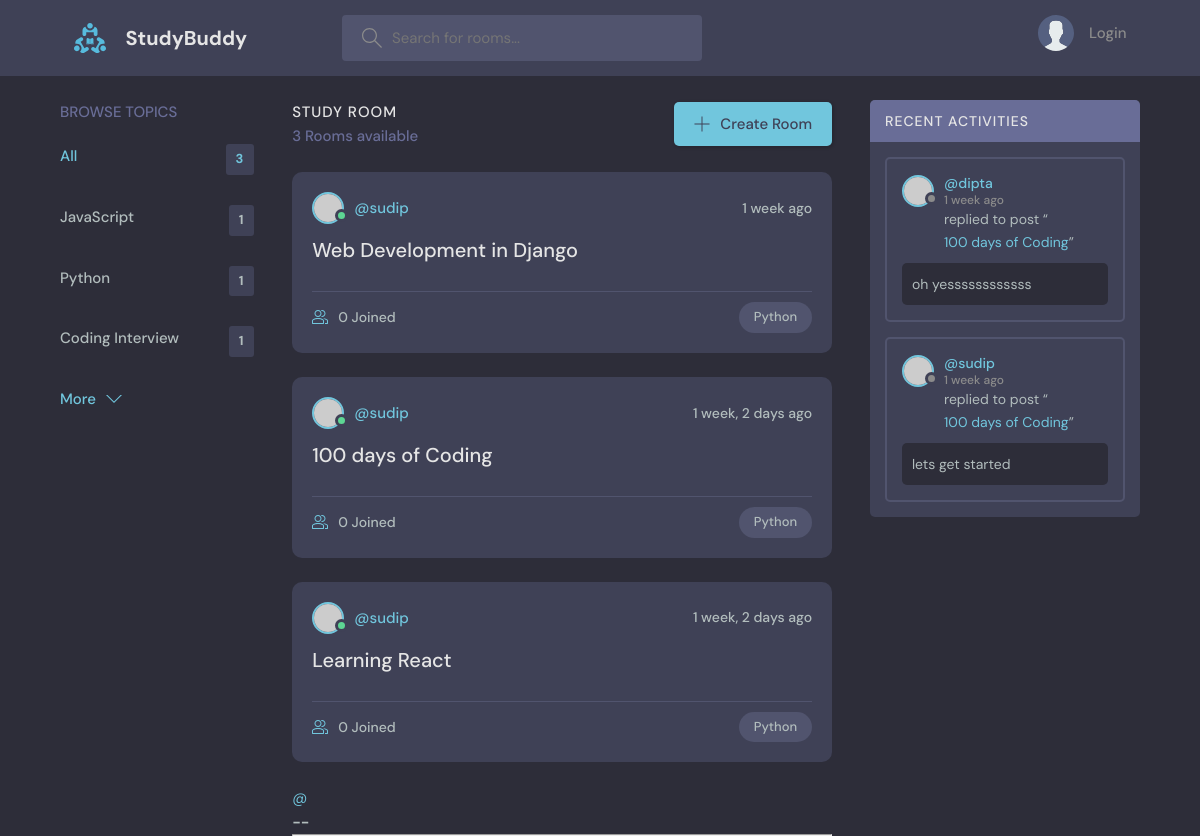
The app's page /, older data.
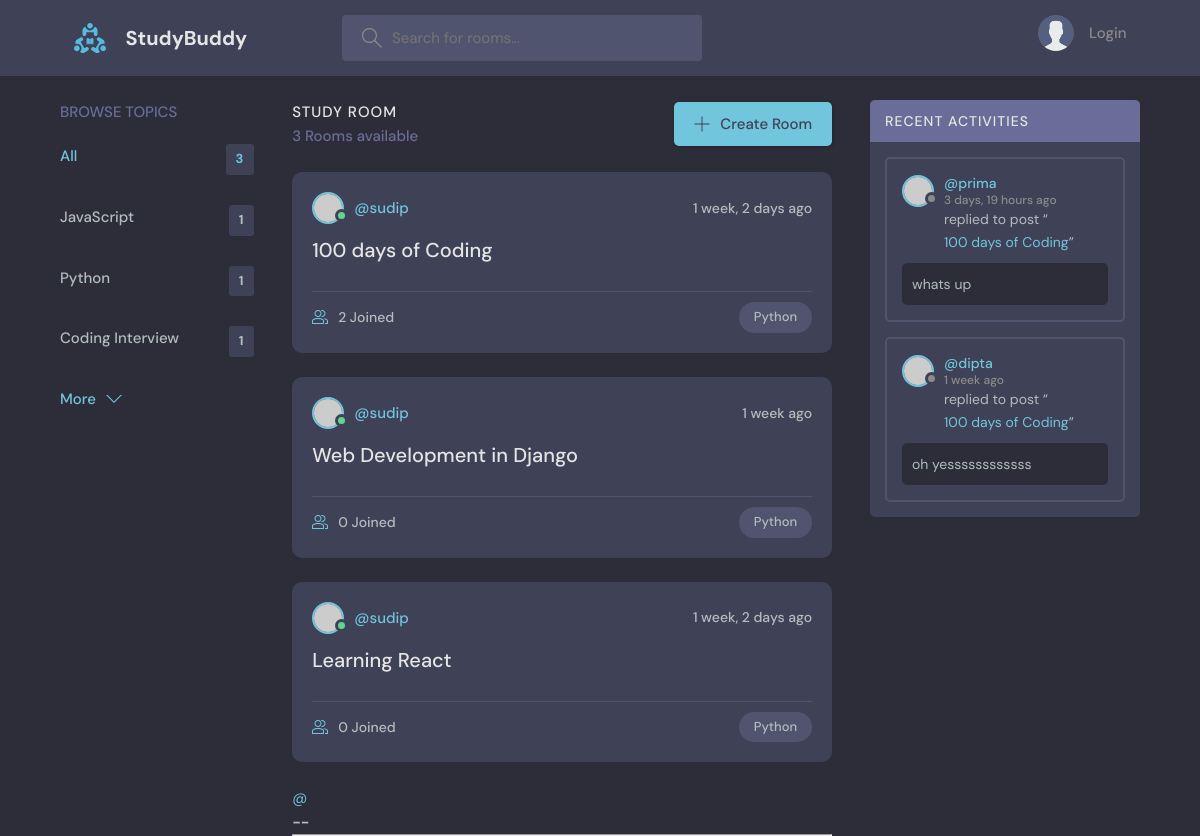
The same page, newer data.
### base/models.py (models this page shows, shortened)
class Topics(models.Model):
    name = models.CharField(max_length=200)

class Room(models.Model):
    host = models.ForeignKey(User, on_delete=models.SET_NULL, null=True)
    participants = models.ManyToManyField(
        User, related_name='participants', blank=True)
    topic = models.ForeignKey(Topics, on_delete=models.SET_NULL, null=True)
    name = models.CharField(max_length=200)
    description = models.TextField(null=True, blank=True)
    updated = models.DateTimeField(auto_now=True)
    created = models.DateTimeField(auto_now_add=True)
    class Meta:
        ordering = ['-updated', '-created']
    def __str__(self):
        return self.name

class Message(models.Model):
    user = models.ForeignKey(
        User, on_delete=models.CASCADE, blank=True, null=True)
    room = models.ForeignKey(Room, on_delete=models.CASCADE)
    body = models.TextField()
    updated = models.DateTimeField(auto_now=True)
    created = models.DateTimeField(auto_now_add=True)
    class Meta:
        ordering = ['-updated', '-created']

### base/views.py (the view)
# urls.py: path('', views.home, name='home'),
def home(request):
    q = request.GET.get('q') if request.GET.get('q') != None else ''
    rooms = Room.objects.filter(Q(topic__name__icontains=q) |
                                Q(name__icontains=q)
                                )
    room_count = rooms.count()
    room_message = Message.objects.filter(Q(room__name__icontains=q))
    if q == '':
        rooms = Room.objects.all()
    topics = Topics.objects.all()
    context = {'rooms': rooms, 'topics': topics,
               'room_count': room_count, 'room_message': room_message}
    return render(request, 'base/home.html', context)

### base/templates/base/home.html (shortened to what this page needs)
{% extends 'main.html' %}
{% block content %}
    <main class="layout layout--3">
      <div class="container">
        {% include 'base/topics_component.html' %}
        <div class="roomList">
          <div class="roomList__header">
            <div>
              <h2>Study Room</h2>
              <p>{{room_count}} Rooms available</p>
            </div>
            <a class="btn btn--main" href="{% url 'create-room' %}">
              <svg version="1.1" xmlns="http://www.w3.org/2000/svg" width="32" height="32" viewBox="0 0 32 32">
                <title>add</title>
                <path
                  d="M16.943 0.943h-1.885v14.115h-14.115v1.885h14.115v14.115h1.885v-14.115h14.115v-1.885h-14.115v-14.115z"
                ></path>
              </svg>
              Create Room
            </a>
          </div>
          {% include 'base/feed_component.html' %}
        </div>
        {% include 'base/activity_component.html' %}
      </div>
    </main>
{% endblock %}

### base/templates/base/topics_component.html
<div class="topics">
    <div class="topics__header">
        <h2>Browse Topics</h2>
    </div>
    <ul class="topics__list">
        <li>
            <a href="{% url 'home' %}" class="active">All <span>{{topics.count}}</span></a>
        </li>
        {% for topic in topics %}
        <li>
            <a href="{% url 'home' %}?q={{topic.name}}">{{topic.name}} <span>{{topic.room_set.all.count}}</span></a>
        </li>
        {% endfor %}
    </ul>
    <a class="btn btn--link" href="{% url 'topics' %}">
        More
        <svg version="1.1" xmlns="http://www.w3.org/2000/svg" width="32" height="32" viewBox="0 0 32 32">
            <title>chevron-down</title>
            <path d="M16 21l-13-13h-3l16 16 16-16h-3l-13 13z"></path>
        </svg>
    </a>
</div>

### base/templates/base/feed_component.html (shortened to what this page needs)
{% for room in rooms %}
<div class="roomListRoom">
    <div class="roomListRoom__header">
        <a href="{% url 'user-profile' room.host.id %}" class="roomListRoom__author">
            <div class="avatar avatar--small active">
                <img src="https://randomuser.me/api/portraits/men/11.jpg" />
            </div>
            <span>@{{room.host.username}}</span>
        </a>
        <div class="roomListRoom__actions">
            <span>{{room.created|timesince}} ago</span>
        </div>
    </div>
    <div class="roomListRoom__content">
        <a href="{% url 'user-profile' room.host.id %}">{{room.name}}</a>
    </div>
    <div class="roomListRoom__meta">
        <a class="roomListRoom__joined">
            {{room.participants.all.count}} Joined
        </a>
        <p class="roomListRoom__topic">Python</p>
    </div>
</div>
{% endfor %}
<div>
    <a href="">@</a>
    <h5> {{room.id}} -- <a href="rooms/{{room.id}}">{{room.name}}</a></h5>
</div>

### base/templates/base/activity_component.html (shortened to what this page needs)
<div class="activities">
    <div class="activities__header">
        <h2>Recent Activities</h2>
    </div>
    {% for message in room_message %}
    <div class="activities__box">
        <div class="activities__boxHeader roomListRoom__header">
            <a href="{% url 'user-profile' message.user.id %}" class="roomListRoom__author">
                <div class="avatar avatar--small">
                    <img src="https://randomuser.me/api/portraits/women/11.jpg" />
                </div>
                <p>
                    @{{message.user}}
                    <span>{{message.created|timesince}} ago</span>
                </p>
            </a>
        </div>
        <div class="activities__boxContent">
            <p>replied to post “<a href="{% url 'room' message.room.id %}">{{message.room}}</a>”</p>
            <div class="activities__boxRoomContent">
                {{message.body}}
            </div>
        </div>
    </div>
    {% endfor %}
</div>

Row changes from the older to the newer data that the page shows:
removed Message: user "sudip", created "1 week", room "100 days of Coding", body "lets get started"
changed Room "100 days of Coding": participants.all.count "0" → "2"; moves up the list
added Message: user "prima", created "3 days, 19 hours", room "100 days of Coding", body "whats up"
